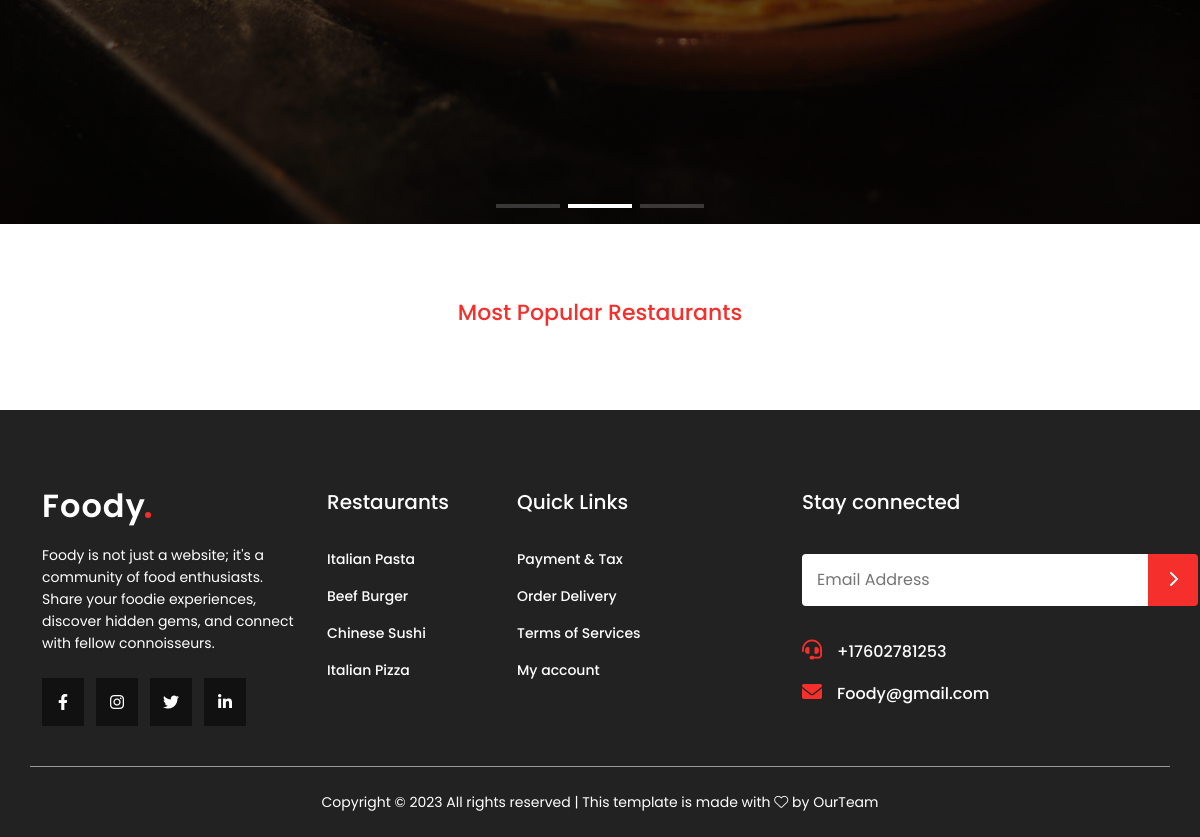
/ (lower part), run on an earlier commit of the app's database.
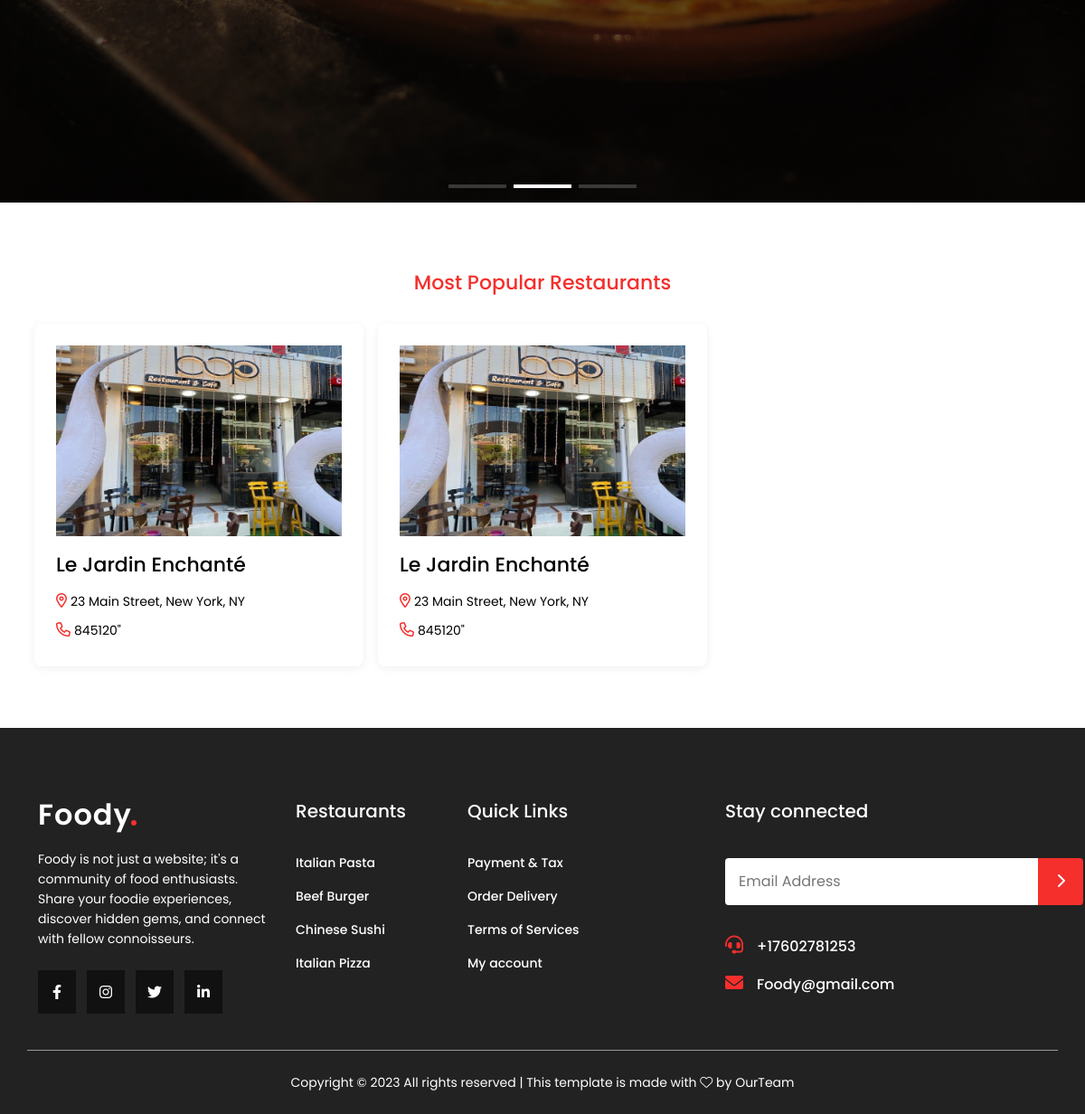
And on a later commit of the database.
### tables this page shows
CREATE TABLE `restaurants` (
  `restaurant_id` int(11) NOT NULL,
  `restaurant_name` varchar(200) NOT NULL,
  `restaurant_address` text NOT NULL,
  `restaurant_phone` varchar(100) NOT NULL,
  `restaurant_username` varchar(250) NOT NULL,
  `restaurant_password` varchar(250) NOT NULL,
  `city_id` int(11) NOT NULL,
  `restaurant_image` varchar(500) NOT NULL
);

### helper.php (called while the page is built, shortened)
<?php
if (!function_exists('runQuery')) {
    function runQuery($query)
    {
        $servername = "localhost";
        $username = "root";
        $password = "";
        $database = "resturants";
        $conn = new mysqli($servername, $username, $password, $database);
        $conn->set_charset("utf8");
        return $conn->query($query);
    }
}

### index.php (the view, shortened to what this page needs)
<?php
require 'helper.php';
$selectAllRestaurantsSql = "SELECT * FROM restaurants ORDER BY restaurant_id DESC LIMIT 6;";
$selectAllRestaurantsResult = runQuery($selectAllRestaurantsSql);
?>
<!DOCTYPE html>
<html lang="en">
<head>
    <?php
    require_once 'layout/assets/css.php'
    ?>
</head>
<body>
<main>
    <section class="hero-section">
        <div class="swiper heroSwiper">
            <div class="swiper-wrapper">
                <div class="swiper-slide" style="background-image: url(assets/images/slide2.jpg);">
                </div>
            </div>
            <div class="heroSwiper-pagination"></div>
        </div>
    </section>
    <section class="restaurants-section">
        <div class="container">
            <h2 class="title">
                Most Popular Restaurants
            </h2>
            <div class="row">
                <?php
                if ($selectAllRestaurantsResult->num_rows > 0) {
                    while ($row = $selectAllRestaurantsResult->fetch_assoc()) {
                        ?>
                        <div class="col-lg-4 col-12 p-2">
                            <div class="restaurant">
                                <a href="restaurant.php?id=<?php echo $row['restaurant_id']?>" class="img">
                                    <img loading="lazy" src="<?php echo $row['restaurant_image']?>" alt="store">
                                </a>
                                <div class="info">
                                    <h4><a href="restaurant.php?id=<?php echo $row['restaurant_id']?>"><?php echo $row['restaurant_name']?></a></h4>
                                    <p><i class="fa-regular fa-location-dot"></i><?php echo $row['restaurant_address']?></p>
                                    <p><i class="fa-regular fa-phone"></i><a href="tel:<?php echo $row['restaurant_phone']?>"><?php echo $row['restaurant_phone']?>"</a>
                                    </p>
                                </div>
                            </div>
                        </div>
                        <?php
                    }
                }
                ?>
            </div>
        </div>
    </section>
</main>
<?php
require_once 'layout/inc/footer.php'
?>
</body>
</html>

What changed in the data, as far as the page shows it:
added restaurants: restaurant_image (picture), restaurant_name "Le Jardin Enchanté", restaurant_address "23 Main Street, New York, NY", restaurant_phone "845120"
added restaurants: restaurant_image (picture), restaurant_name "Le Jardin Enchanté", restaurant_address "23 Main Street, New York, NY", restaurant_phone "845120"
